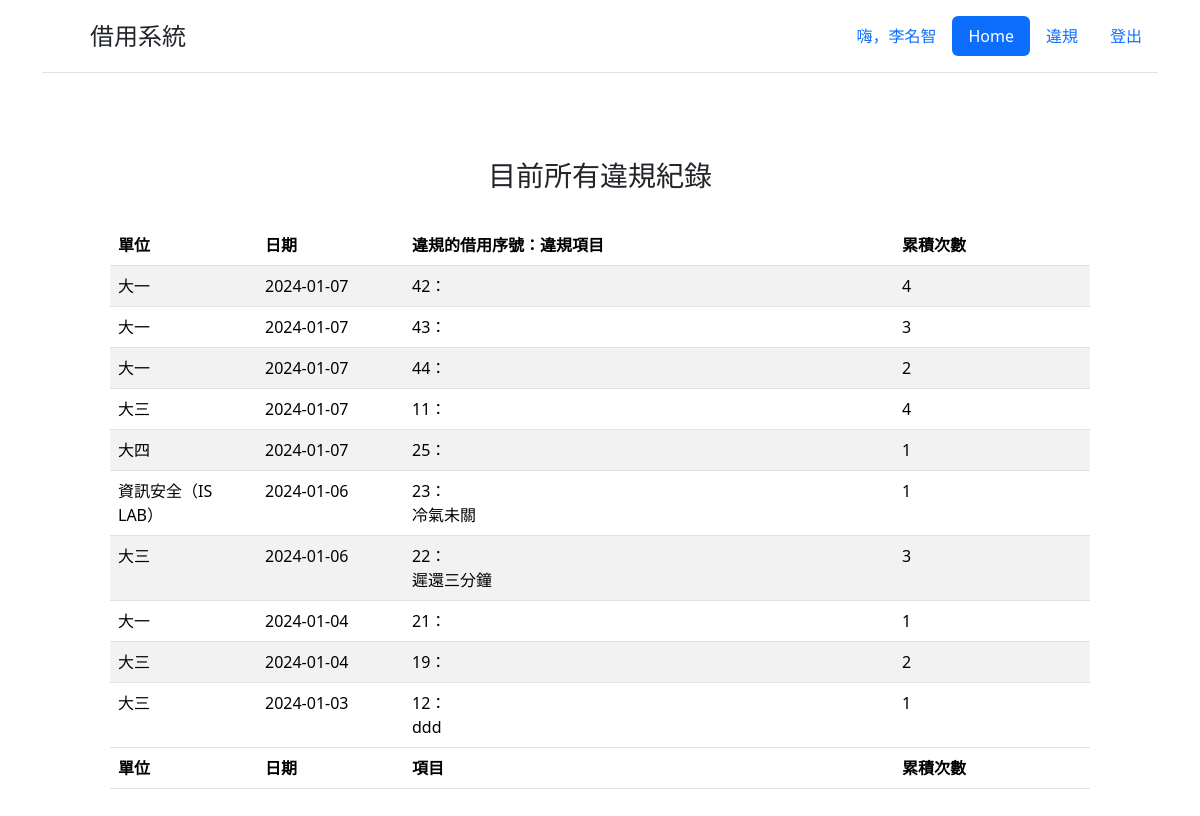
The page /view/other/bad.php (signed in) on the database its author committed.
### tables this page shows
CREATE TABLE `violation_mng` (
  `d_id` int(5) UNSIGNED NOT NULL,
  `c_rsv_id` int(5) UNSIGNED NOT NULL,
  `detail` varchar(255) NOT NULL,
  `times` int(5) NOT NULL,
  `date` date NOT NULL
);

CREATE TABLE `department_mng` (
  `id` int(5) UNSIGNED NOT NULL,
  `name` varchar(255) NOT NULL,
  `act` tinyint(4) NOT NULL,
  `vio_time` int(11) NOT NULL
);

CREATE TABLE `classroom_rsv` (
  `id` int(20) UNSIGNED NOT NULL COMMENT '借用序號',
  `c_id` int(5) UNSIGNED NOT NULL COMMENT '借用教室',
  `d_id` int(5) UNSIGNED NOT NULL COMMENT '使用單位',
  `user_id` varchar(10) NOT NULL,
  `start_time` datetime NOT NULL COMMENT '借用開始時間',
  `end_time` datetime NOT NULL COMMENT '借用結束時間',
  `timestamp` datetime NOT NULL DEFAULT current_timestamp() COMMENT '登記送出時間',
  `object` text NOT NULL COMMENT '借用物品',
  `activity` text NOT NULL COMMENT '場地用途',
  `note` text NOT NULL COMMENT '備註',
  `review_state` int(11) NOT NULL COMMENT '審核狀態 0:未審核 / 1:通過 / 2:未完成 / -1:失敗 / -2:取消',
  `review_comment` text DEFAULT NULL COMMENT '審核回覆'
);

### model/Connection.php (called while the page is built, shortened)
<?php
class Connection
{
    private static $conn;
    static public function connect()
    {
        if (!empty(self::$conn)){
            return self::$conn;
        } else {
            try {
                $username = "root";
                $password = "";
                $host     = "localhost";
                $dbname   = "id21351669_ncyu_csie_reservation";
                self::$conn = new PDO("mysql:host=$host; dbname=$dbname", $username, $password, array(
                    PDO::ATTR_PERSISTENT => true
                ));
                return self::$conn;
            } catch (PDOException $error) {
                echo '連接錯誤' . $error->getMessage();
                return null;
            }
        }
    }
    static public function exe($response, $str)
    {
        try
        {
            if ($response->execute())
            {
            }
            else
            {
                echo $str . '失敗';
                echo "\nPDO::errorInfo():\n";
                print_r(self::$conn->errorInfo());
                print_r($response->errorInfo());
            }
        }
        catch (PDOException $e)
        {
            echo $str . '失敗';
        }
        self::$conn = null;
        return $response;
    }
}

### model/Classroom_rsv.php (called while the page is built, shortened)
<?php
    require_once('Connection.php');
    class Classroom_rsv
    {
        public static function finds_by_id($id){
            $conn = Connection::connect();
            $sql = "SELECT * FROM `classroom_rsv` WHERE `id`=?";
            $response = $conn->prepare($sql);
            $response->bindParam(1, $id);
            $response = Connection::exe($response, '尋找');
            $classroom = $response->fetch(PDO::FETCH_ASSOC);
            return $classroom;
        }
        public static function find_d($d_id)
        {
            $conn = Connection::connect();
            $sql = "SELECT `name` FROM `department_mng` WHERE `id`=? ";
            $response = $conn->prepare($sql);
            $response->bindParam(1, $d_id);
            $response = Connection::exe($response, '尋找');
            $d = $response->fetch(PDO::FETCH_ASSOC);
            return $d;
        }
    }
    ?>

### view/other/bad.php (the view, shortened to what this page needs)
<?php
require_once('../Header.php');
require_once('../../model/Classroom_rsv.php');
$header = Header::ddnav();
?>
<!DOCTYPE html>
<html>
<head>
    <link href="https://cdn.jsdelivr.net/npm/bootstrap@5.3.2/dist/css/bootstrap.min.css" rel="stylesheet"
>
    <link href="../../assets/table.css" rel="stylesheet">
</head>
<body>
    <?php echo $header; ?>
    <main>
        <br>
        <div class="mid">
            <h3>目前所有違規紀錄</h3>
        </div>
        <br>
        <div style="margin:0 50px; " class="mid">
            <table id="example" class="table table-striped" style="width:100%">
                <thead>
                    <tr>
                        <th style="width:15%">單位</th>
                        <th style="width:15%">日期</th>
                        <th>違規的借用序號：違規項目</th>
                        <th style="width:20%">累積次數</th>
                    </tr>
                </thead>
                <tbody>
                    <?php
                    $conn = Connection::connect();
                    $sql = "SELECT * FROM `violation_mng` ORDER BY `date` DESC";
                    $response = $conn->prepare($sql);
                    $response = Connection::exe($response, '尋找');
                    $v = $response->fetchall(PDO::FETCH_ASSOC);
                    foreach ($v as $sv) {
                        $dn = Classroom_rsv::find_d($sv['d_id']);
                        $rc = Classroom_rsv::finds_by_id($sv['c_rsv_id']);
                        echo '<tr>
                <td>' . $dn['name'] . '</td>
                <td>' . $sv['date'] . '</td>
                <td>' . $sv['c_rsv_id'] . '：<br>' . $rc['review_comment'] . '</td>
                <td>' . $sv['times'] . '</td>
            </tr>';
                    } ?>
                </tbody>
                <tfoot>
                    <tr>
                        <th>單位</th>
                        <th>日期</th>
                        <th>項目</th>
                        <th>累積次數</th>
                    </tr>
                </tfoot>
            </table>
        </div>
    </main>
</body>
</html>

### assets/table.css (style rules this page uses)
main { max-width: 1320; margin: 50px auto; padding: 1% 5%; margin-bottom: 1.5rem!important; }
.mid { display: flex; justify-content: center; flex-wrap: wrap; }

### rows shown on the page
violation_mng: d.name "大一", date "2024-01-07", c_rsv_id "42", times "4"
violation_mng: d.name "大一", date "2024-01-07", c_rsv_id "43", times "3"
violation_mng: d.name "大一", date "2024-01-07", c_rsv_id "44", times "2"
violation_mng: d.name "大三", date "2024-01-07", c_rsv_id "11", times "4"
violation_mng: d.name "大四", date "2024-01-07", c_rsv_id "25", times "1"
violation_mng: d.name "資訊安全（IS LAB）", date "2024-01-06", c_rsv_id "23", c_rsv_id.review_comment "冷氣未關", times "1"
violation_mng: d.name "大三", date "2024-01-06", c_rsv_id "22", c_rsv_id.review_comment "遲還三分鐘", times "3"
violation_mng: d.name "大一", date "2024-01-04", c_rsv_id "21", times "1"
violation_mng: d.name "大三", date "2024-01-04", c_rsv_id "19", times "2"
violation_mng: d.name "大三", date "2024-01-03", c_rsv_id "12", c_rsv_id.review_comment "ddd", times "1"

### other values the page prints
$_SESSION['name'] "李名智"
